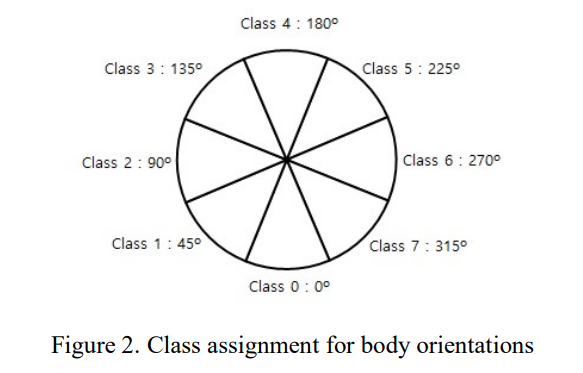
#> input picture imgs/hint.png, 583 x 373 px
$ python orientlabel.py --dir ../imgs   (older library calls are emulated)
#> lines starting #> are read from the running program, lines starting #| are printed output that depends on the picture
### utils/display.py
import math
import colorsys

import cv2
import numpy as np


# [77 lines left out: functions get_color, draw_bodypose25, draw_bbox, not called in this run]

def draw_text(frame, text, position,
            fgcolor=(85, 125, 255),
            bgcolor=(85, 135, 255),
            fontScale=1, thickness=3, margin=5):
    """Draw text on the specified frame

    Args:
        frame (ndarray): processing frame
        text (string): text to render
        position (tuple): text position (tl_x, tl_y)
        fgcolor (tuple): BGR color palette for font color
        bgcolor (tuple): BGR color palette for background color
        fontScale (int): font scale
        thickness (int): line thickness
        margin (int): space between texts
    """
    # opencv doesn't handle `\n` in the text
    # therefore we handle it line by line
    lines = text.split('\n')
    text_widths = [ margin*2+cv2.getTextSize(text=line,
                                    thickness=thickness,
                                    fontScale=fontScale,
                                    fontFace=cv2.FONT_HERSHEY_COMPLEX_SMALL)[0][0]
                    for line in lines ]
    text_heights = [ margin*2+cv2.getTextSize(text=line,
                                    thickness=thickness,
                                    fontScale=fontScale,
                                    fontFace=cv2.FONT_HERSHEY_COMPLEX_SMALL)[0][1]
                    for line in lines ]
    max_width = int(max(text_widths))
    max_height = int(max(text_heights))
    tl_x = int(position[0])
    tl_y = int(position[1])

    # draw background
    cv2.rectangle(frame,
            (tl_x, tl_y),
            (tl_x+max_width, tl_y+max_height*len(lines)),
            bgcolor, -1)

    # draw text line by line
    for j, line in enumerate(lines):
        cv2.putText(frame, line,
                (tl_x+margin, tl_y+(max_height*(j+1))-margin),
                color=fgcolor,
                fontScale=fontScale,
                thickness=thickness,
                fontFace=cv2.FONT_HERSHEY_COMPLEX_SMALL)

# [9 lines left out: function draw_gaussian, not called in this run]

### script/orientlabel.py
import os
import os.path as osp
import sys
sys.path.insert(0, osp.dirname(osp.dirname((osp.abspath(__file__)))))
import argparse

import cv2
import numpy as np
import pandas as pd

from utils.display import draw_bodypose25, draw_text, draw_bbox


WIN_SIZE = (760, 1080)

SEMANTIC_LABEL = {
    -1: "Unknown",
    0: "North",
    1: "North East",
    2: "East",
    3: "South East",
    4: "South",
    5: "South West",
    6: "West",
    7: "North West",
    }

TOTAL_LENGTH = -1
CURRENT_INDEX = 0

def trackbar_callback(value):
    global CURRENT_INDEX
    CURRENT_INDEX = value

def main(args):
    img_dir = args['dir']
    img_files = [ osp.join(img_dir, f) for f in os.listdir(img_dir) ]

    # Create display window
    cv2.namedWindow("Display", cv2.WINDOW_GUI_EXPANDED)
    cv2.createTrackbar("Index", "Display", 0, len(img_files)-1, trackbar_callback)
    if args['hint']:
        cv2.namedWindow("Hint", cv2.WINDOW_GUI_EXPANDED)
        path = f'{osp.join(osp.dirname(osp.dirname(osp.abspath(__file__))), "imgs/hint.png")}'
        hint = cv2.imread(path)

    # Create labels placeholder
    labels = dict([ (osp.basename(f), -1) for f in img_files ])
    if osp.exists(args['history']):
        df = pd.read_csv(args['history'])
        for _, row in df.iterrows():
            name = row['name']
            label = row['label']
            labels[name] = label

    names = sorted(list(labels.keys()))
    global CURRENT_INDEX
    while CURRENT_INDEX < len(names):
        # Load target image and current label
        name = names[CURRENT_INDEX]
        path = osp.join(img_dir, name)
        img = cv2.imread(path)
#> img is the input picture: shape (373, 583, 3); mean B, G, R 245.9, 245.9, 245.9
        if img is None:
            break
        label = labels[name]
        # Resize image
        old_size = img.shape[:2][::-1]
#> old_size = (583, 373)
        new_size = (WIN_SIZE[0]//2, WIN_SIZE[1])
        x_scale, y_scale = (np.array(new_size)/np.array(old_size)).tolist()
#> x_scale = 0.652; y_scale = 2.9
        img = cv2.resize(img, new_size)
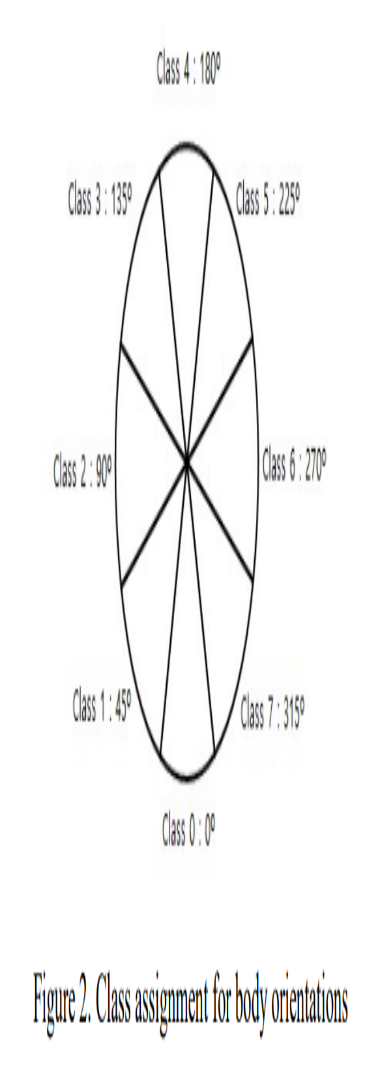
#> img: shape (1080, 380, 3); mean B, G, R 245.8, 245.9, 245.9
        # Draw current label
        draw_text(img, f"Label:{label}, {SEMANTIC_LABEL[label]}",
                position=(0, 0),
                fgcolor=(255, 255, 255),
                bgcolor=(0, 0, 255))
#> after the loop in draw_text, `for j, line in enumerate(lines):`:
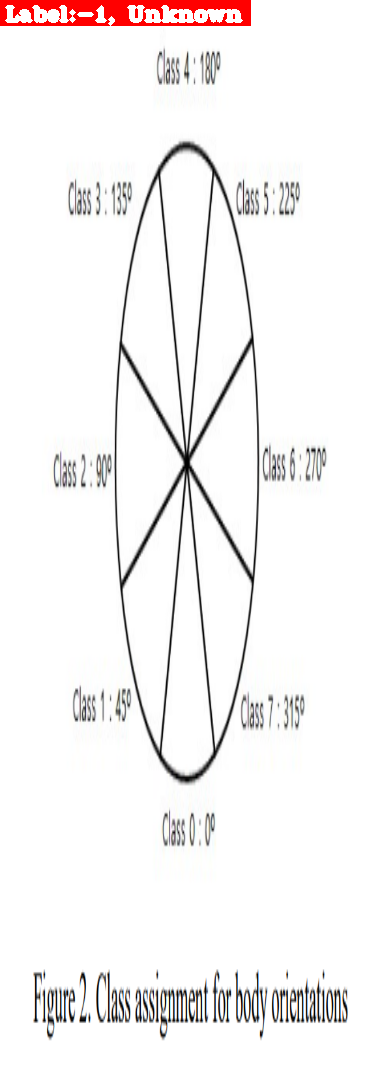
#> frame: shape (1080, 380, 3); mean B, G, R 243.3, 243.3, 245.9
        # Show image
        cv2.imshow("Display", img)
        cv2.setTrackbarPos("Index", "Display", CURRENT_INDEX)
        if osp.exists(args['hint']):
#> (the run stopped early here; a loop or call above may not have finished)

$ run again, with imgs/embedding.png copied over imgs/hint.png
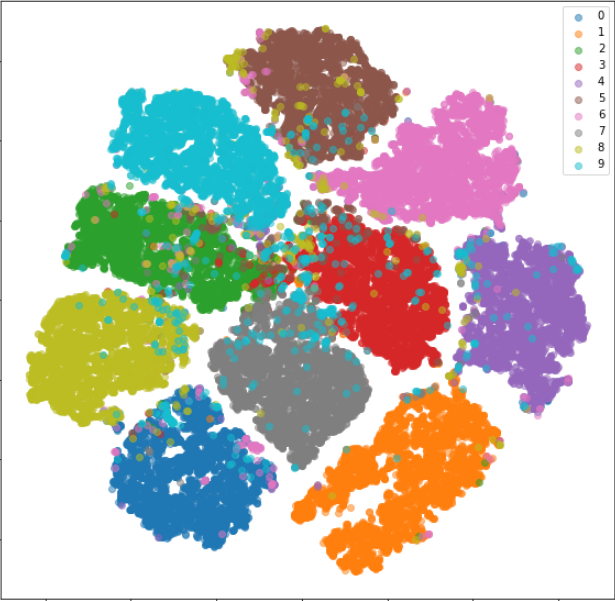
#> input picture imgs/embedding.png, 615 x 601 px
#> in main, img is the input picture: shape (601, 615, 3); mean B, G, R 189.4, 196.8, 200.6
#> in main, `img = cv2.resize(img, new_size)`:
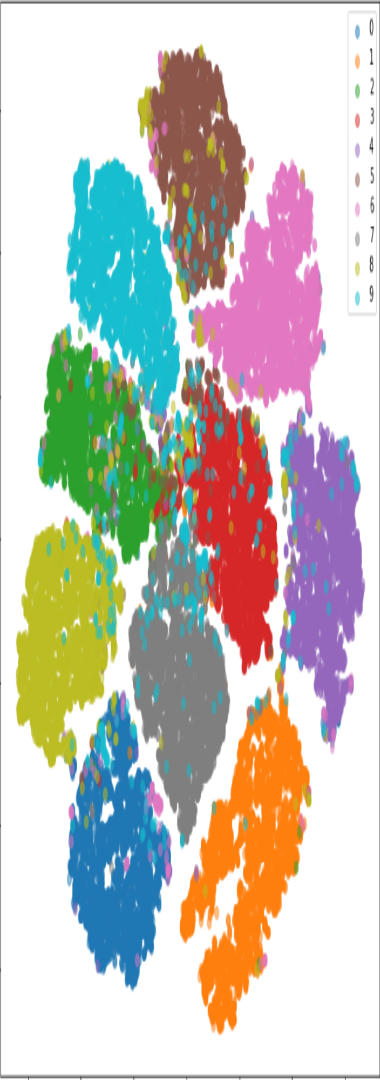
#> img: shape (1080, 380, 3); mean B, G, R 189.4, 196.8, 200.6
#> after the loop in draw_text, `for j, line in enumerate(lines):`:
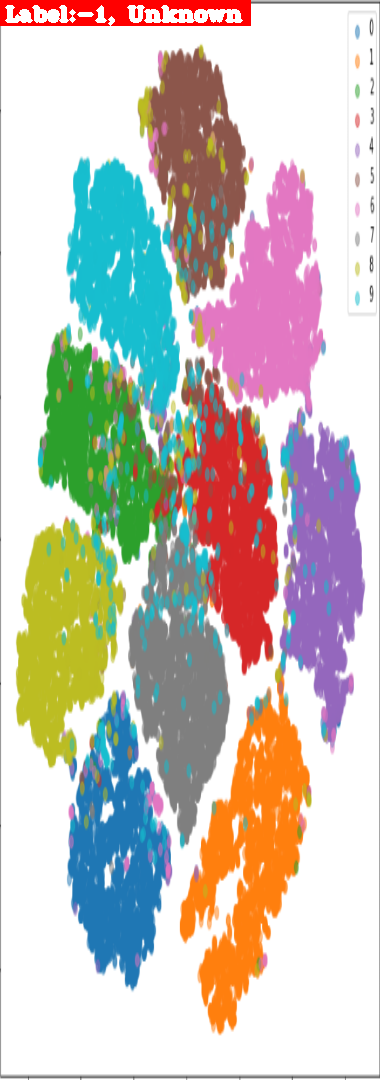
#> frame: shape (1080, 380, 3); mean B, G, R 187.1, 194.5, 200.8

$ run again, with imgs/map.png copied over imgs/hint.png
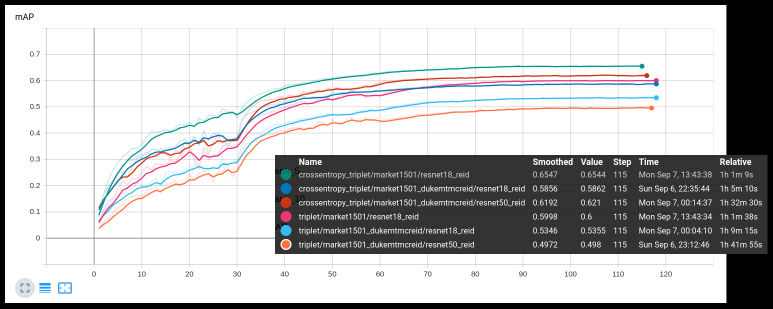
#> input picture imgs/map.png, 1546 x 617 px (shown at 1/2 size)
#> in main, img is the input picture: shape (617, 1546, 3); mean B, G, R 192, 191.5, 191.7
#> in main, `img = cv2.resize(img, new_size)`:
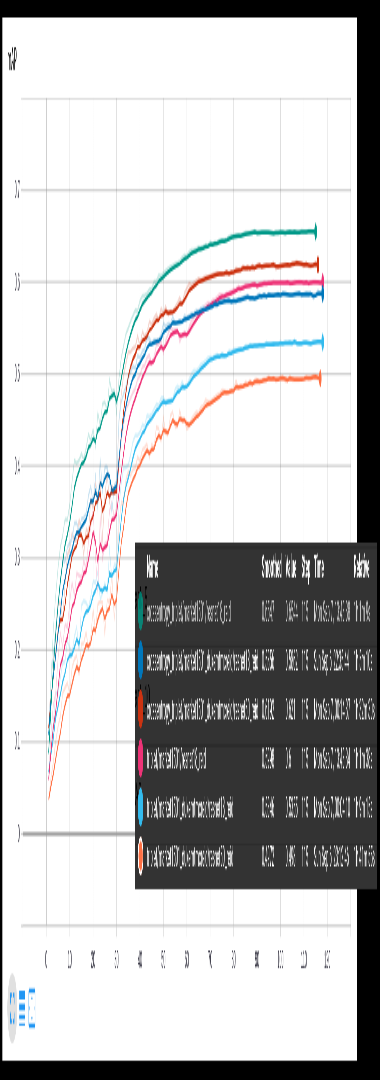
#> img: shape (1080, 380, 3); mean B, G, R 192, 191.5, 191.7
#> after the loop in draw_text, `for j, line in enumerate(lines):`:
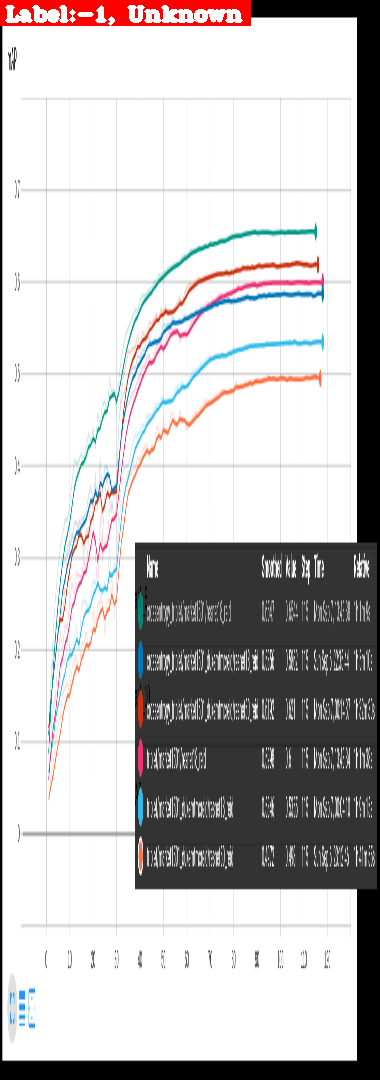
#> frame: shape (1080, 380, 3); mean B, G, R 192.1, 191.7, 194.5

$ run again, with imgs/rank1.png copied over imgs/hint.png
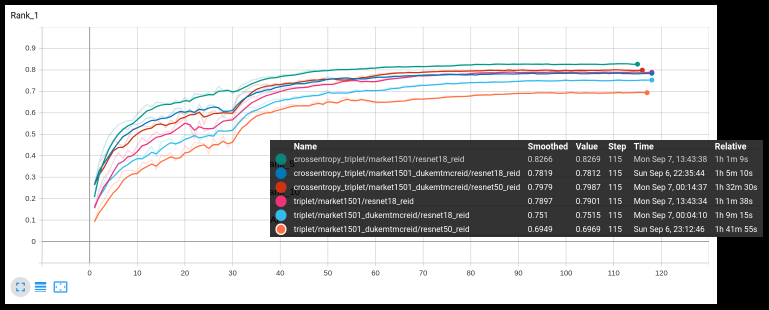
#> input picture imgs/rank1.png, 1538 x 619 px (shown at 1/2 size)
#> in main, img is the input picture: shape (619, 1538, 3); mean B, G, R 191, 190.6, 190.8
#> in main, `img = cv2.resize(img, new_size)`:
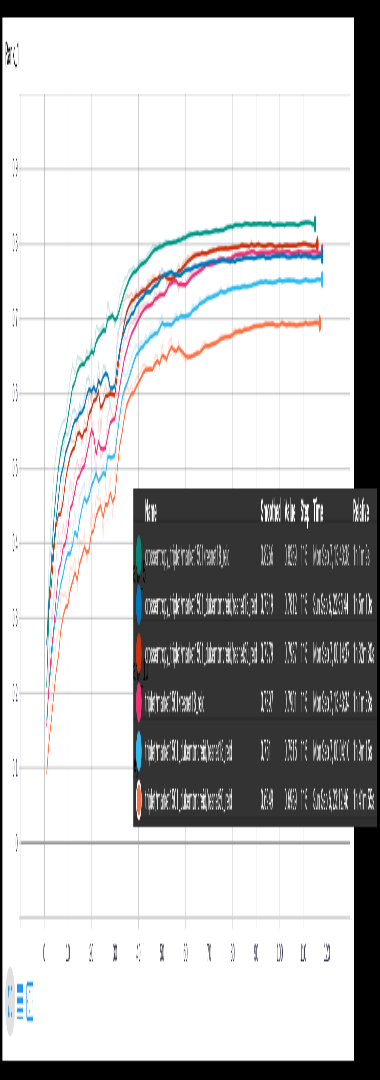
#> img: shape (1080, 380, 3); mean B, G, R 191, 190.6, 190.8
#> after the loop in draw_text, `for j, line in enumerate(lines):`:
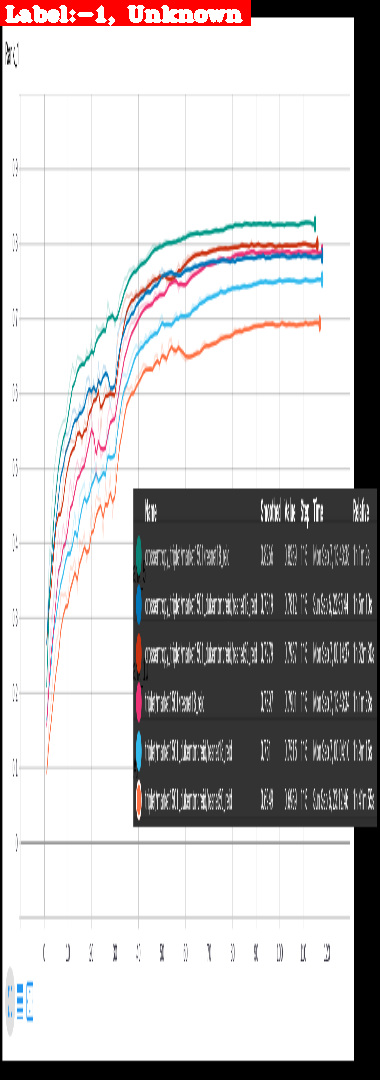
#> frame: shape (1080, 380, 3); mean B, G, R 191.2, 190.8, 193.5
